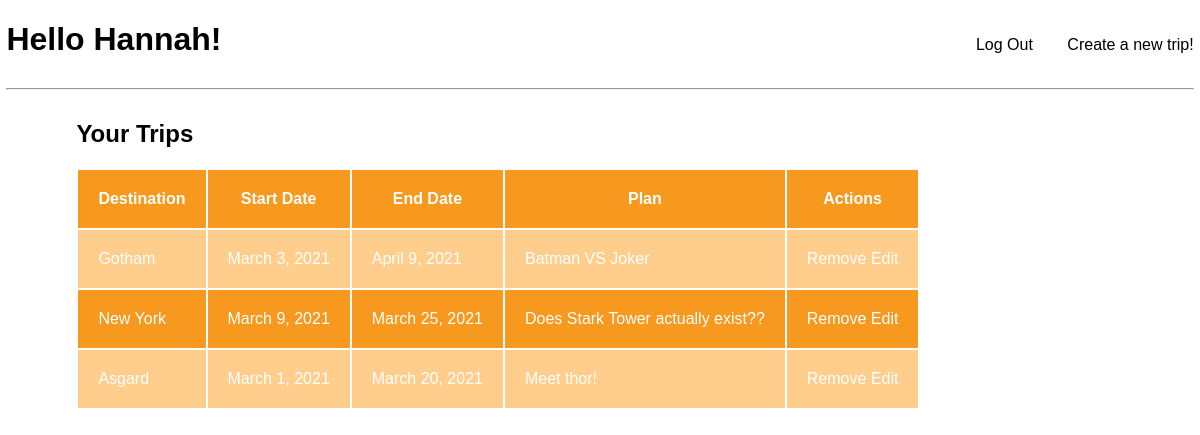
Page /dashboard (signed in) on the committed database.
### app_one/models.py (models this page shows)
class User(models.Model):
    f_name = models.CharField(max_length=30)
    l_name = models.CharField(max_length=30)
    email = models.CharField(max_length=100)
    pw = models.CharField(max_length=100)
    created_at = models.DateField(auto_now_add=True, blank=True, null=True)
    updated_at = models.DateField(auto_now_add=True, blank=True, null=True)
    objects = UserManager()

class Trip(models.Model):
    destination = models.CharField(max_length=30)
    start_date = models.DateField()
    end_date = models.DateField()
    plan = models.TextField()
    user = models.ForeignKey(User, related_name='trips', on_delete=models.CASCADE, null=True)
    created_at = models.DateField(auto_now_add=True, blank=True, null=True)
    updated_at = models.DateField(auto_now_add=True, blank=True, null=True)
    objects = UserManager()
    objects = TripManager()

### app_one/views.py (the view)
# urls.py: path('dashboard', views.dashboard),
def dashboard(request):
    if 'user_id' not in request.session:
        return redirect('/')
    context = {
        'user' : User.objects.get(id=request.session['user_id']),
        'new_trip' : Trip.objects.all()
    }
    return render(request, 'dashboard.html', context)

### app_one/templates/dashboard.html (shortened to what this page needs)
<!DOCTYPE html>
<html lang="en">
<head>
    {% load static %}
    <link rel="stylesheet" href="{% static 'dashboard.css' %}">
</head>
<body>
    <h1>Hello {{ user.f_name }}!</h1>
    <a href="/logout" class="logout">Log Out</a>
    <a href="/new" class="createnew">Create a new trip!</a>
    <hr>
    <div class="box">
        <h2>Your Trips</h2>
        <table>
            <tr>
                <th>Destination</th>
                <th>Start Date</th>
                <th>End Date</th>
                <th>Plan</th>
                <th>Actions</th>
            </tr>
            {% for trip in new_trip.all %}
            {% if trip.user == user %}
            <tr>
                <td>
                    <a href="/trips/{{trip.id}}">{{ trip.destination }}</a>
                </td>
                <td>{{ trip.start_date }}</td>
                <td>{{ trip.end_date }}</td>
                <td>{{ trip.plan }}</td>
                <td>
                    <a href="/trips/destroy/{{trip.id}}">Remove</a>
                    <a href="/trips/edit/{{trip.id}}">Edit</a>
                </td>
            </tr>
            {% endif %}
            {% endfor %}
        </div>
</body>
</html>

### app_one/static/dashboard.css (style rules this page uses)
body { width: fit-content; margin: 0 auto; font-family: 'Lucida Sans', 'Lucida Sans Regular', 'Lucida Grande', 'Lucida Sans Unicode', Geneva, Verdana, sans-serif; }
h1 { display: inline-block; }
.logout { display: inline-block; margin-left: 750px; text-decoration: none; color: black; }
.createnew { display: inline-block; margin-left: 30px; text-decoration: none; color: black; }
a { text-decoration: none; color: white; }
th, td { padding: 20px; color: white; }
tr:nth-child(even) { background-color: rgb(255, 205, 140); }
tr:nth-child(odd) { background-color: rgb(247, 153, 30); }
.box { margin-left: 70px; margin-top: 30px; }

### rows in the picture
User: f_name "Hannah"
Trip: destination "Gotham", start_date "March 3, 2021", end_date "April 9, 2021", plan "Batman VS Joker"
Trip: destination "New York", start_date "March 9, 2021", end_date "March 25, 2021", plan "Does Stark Tower actually exist??"
Trip: destination "Asgard", start_date "March 1, 2021", end_date "March 20, 2021", plan "Meet thor!"
